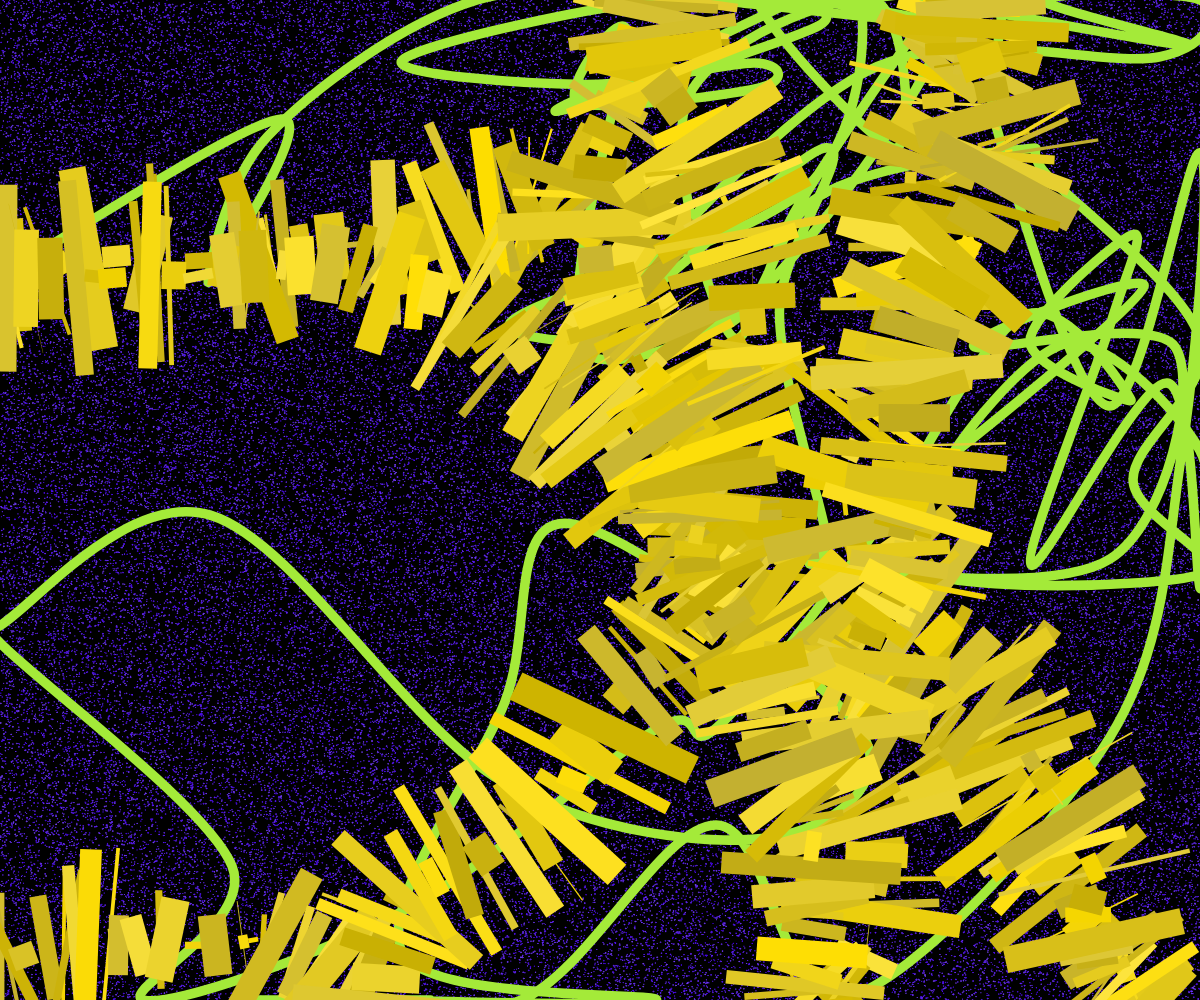
Frame 1 (no input)
Frame 60 (no input): identical to frame 1, image omitted
Frame 120 (the mouse pressed at the canvas centre since frame 60): identical to frame 1, image omitted

The p5.js sketch that drew this single still picture (run headless with seeded random() and noise() and a simulated clock; from frame 60 on, the mouse is pressed at the canvas centre):

// p5.js sketch
// ── sketch.js
function setup() {
  createCanvas(innerWidth, innerHeight);
  colorMode(HSB);
  background(0);
  const percRounds = 100000;
  const percHue = random(360);
  const maxPercSize = 1;
  for(let i=0;i<percRounds;i++) {
    stroke(percHue,random(75,100),random(75,100));
    circle(random(width),random(height),random(maxPercSize));
  }
  
  const bassRounds = 100;
  const maxBassStep = 300;
  let x = 0;
  let y = random(height);
  noFill();
  strokeWeight(random(10));
  stroke(random(360),random(75,100),random(75,100));
  beginShape();
  curveVertex(x,y);
  for(let i=0;i<bassRounds;i++) {
    curveVertex(x,y);
    x += random(-maxBassStep,maxBassStep);
    y += random(-maxBassStep,maxBassStep);
    if(x<0) x=0;
    else if(x>width) x= width;
    if(y<0) y=0;
    else if(y>height) y=height;
  }
  endShape();
  
  x=0;
  y=random(height);
  let a = 0;
  const maxKeyWidth = 30;
  const maxKeyHeight = 200;
  const maxDa = PI/10;
  noStroke();
  rectMode(CENTER);
  const keyHue = random(360);
  const keyRounds = 500;
  for(let i=0;i<keyRounds;i++) {
    const keyWidth =random(maxKeyWidth);
    const keyHeight = random(maxKeyHeight);
    fill(keyHue,random(75,100),random(75,100));
    push();
    translate(x,y);
    rotate(a);
    rect(0,0,keyWidth,keyHeight);
    pop();
    x+=keyWidth*cos(a);
    y+=keyWidth*sin(a);
    if(x<0||x>width||y<0||y>height) {
      a -= PI;
      const bounce = PI/2;
      a += random(-bounce,bounce);
    } else {
      a += random(-maxDa,maxDa);
    }
  }

  
}

function draw() {
}
